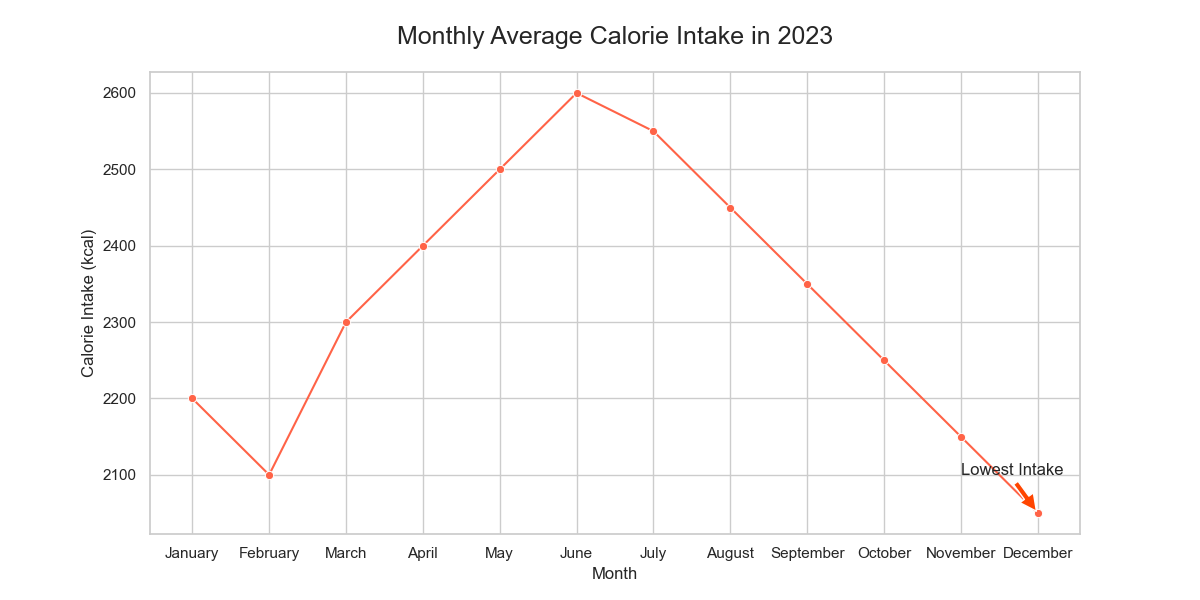

The Python source for this figure:

import seaborn as sns
import pandas as pd
import matplotlib.pyplot as plt

data = {
    "Month": ["January", "February", "March", "April", "May", "June", 
              "July", "August", "September", "October", "November", "December"],
    "Calorie Intake": [2200, 2100, 2300, 2400, 2500, 2600, 2550, 2450, 2350, 2250, 2150, 2050]
}

df = pd.DataFrame(data)

sns.set(style="whitegrid")

plt.figure(figsize=(12, 6))
line_plot = sns.lineplot(x="Month", y="Calorie Intake", data=df, color="#FF6347", marker="o")

line_plot.set_title('Monthly Average Calorie Intake in 2023', fontsize=18, pad=20)
line_plot.set_xlabel('Month')
line_plot.set_ylabel('Calorie Intake (kcal)')

plt.annotate('Lowest Intake', xy=('December', 2050), xytext=('November', 2100),
             arrowprops=dict(facecolor='#FF4500', shrink=0.05))

plt.show()
